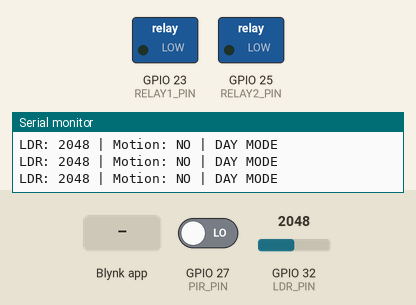
The sketch below on a simulated ESP32. Shown: switched loads named in the sketch (green lamp = pin HIGH), the last lines printed to the serial monitor. Inputs (shaded band) come from the test bench; at power-on: GPIO 32 (LDR_PIN) = 2048, GPIO 27 (PIR_PIN) LOW. WiFi joins after 1.5 s; servers stay silent unless stated.

Above: at 3.0 s.
3.1 s: GPIO 32 (LDR_PIN) set to 2755
4.6 s: GPIO 32 (LDR_PIN) set to 2851
At 5.6 s:
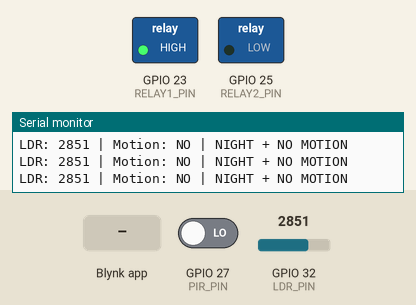
6.1 s: GPIO 27 (PIR_PIN) driven HIGH
At 7.4 s:
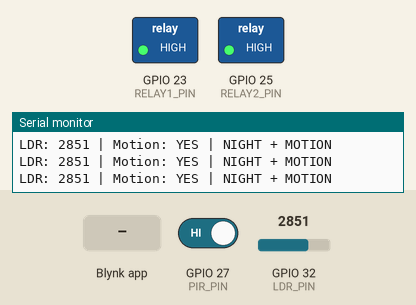
7.7 s: Blynk app writes 1 to V5
At 9.0 s:
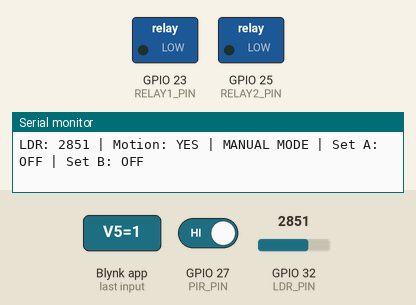
9.3 s: Blynk app writes 1 to V7
At 10.0 s:
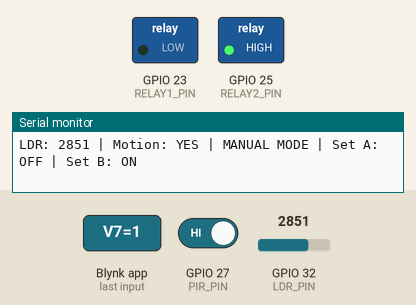
10.9 s: Blynk app writes 0 to V7
At 11.6 s:
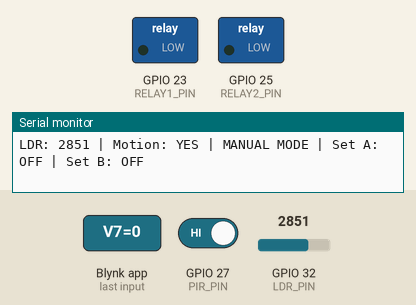
Timing chart, 0 to 13.4 s (numbered marks = the images above; inputs shaded):
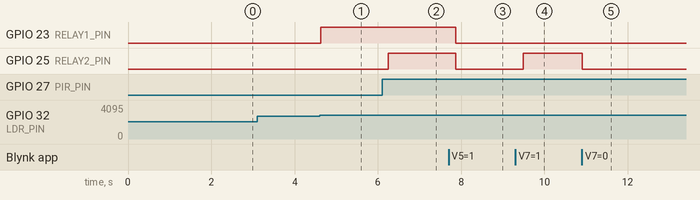

Measured:
- the behaviour switches between 2800 and 2801 on GPIO 32 (LDR_PIN) (found by bisection; images 0 and 1)
- after the input at 4.6 s, GPIO 23 (RELAY1_PIN): LOW → HIGH at once
- after the input at 6.1 s, GPIO 25 (RELAY2_PIN): LOW → HIGH after 0.15 s
- after the input at 7.7 s, GPIO 23 (RELAY1_PIN), GPIO 25 (RELAY2_PIN): HIGH → LOW after 0.17 s
- after the input at 9.3 s, GPIO 25 (RELAY2_PIN): LOW → HIGH after 0.19 s
- after the input at 10.9 s, GPIO 25 (RELAY2_PIN): HIGH → LOW at once

The sketch:

smart_street_light.ino
```cpp
// ============================================================
// Smart Street Lighting System — with Blynk Integration
// ============================================================

#define BLYNK_TEMPLATE_ID   "Your_Template_ID"       // Get from Blynk console
#define BLYNK_TEMPLATE_NAME "Your_Template_Name"      // Get from Blynk console
#define BLYNK_AUTH_TOKEN    "Your_Auth_Token"         // Get from Blynk device settings

#include <WiFi.h>
#include <BlynkSimpleEsp32.h>

char ssid[] = "Your_WiFi_Name";       // Replace with your WiFi name
char pass[] = "Your_WiFi_Password";   // Replace with your WiFi password

#define LDR_PIN       32
#define PIR_PIN       27

#define RELAY1_PIN    23
#define RELAY2_PIN    25

#define LDR_THRESHOLD     2800
#define HOLD_TIME         1000   // 1 second

#define RELAY_ON          HIGH
#define RELAY_OFF         LOW

unsigned long lastMotionTime = 0;
bool motionDetectedBefore = false;

bool manualMode = false;     // V5: false = Automatic, true = Manual
bool manualLedA = false;     // V6: manual control LED Set A
bool manualLedB = false;     // V7: manual control LED Set B

BlynkTimer timer;

// ---------- Blynk Write Handlers ----------

BLYNK_WRITE(V5)
{
  manualMode = param.asInt();   // 0 = Automatic, 1 = Manual
  Serial.println(manualMode ? "Switched to MANUAL mode" : "Switched to AUTOMATIC mode");
}

BLYNK_WRITE(V6)
{
  manualLedA = param.asInt();
  Serial.print("V6 received: ");
  Serial.println(manualLedA);
}

BLYNK_WRITE(V7)
{
  manualLedB = param.asInt();
  Serial.print("V7 received: ");
  Serial.println(manualLedB);
}

void setup()
{
  Serial.begin(115200);

  pinMode(LDR_PIN, INPUT);
  pinMode(PIR_PIN, INPUT);

  pinMode(RELAY1_PIN, OUTPUT);
  pinMode(RELAY2_PIN, OUTPUT);

  digitalWrite(RELAY1_PIN, RELAY_OFF);
  digitalWrite(RELAY2_PIN, RELAY_OFF);

  Blynk.begin(BLYNK_AUTH_TOKEN, ssid, pass);

  Serial.println("Smart Street Lighting Started");
}

void loop()
{
  Blynk.run();
  timer.run();

  int ldrValue = analogRead(LDR_PIN);
  bool motion = digitalRead(PIR_PIN);

  bool isNight = (ldrValue > LDR_THRESHOLD);

  Serial.print("LDR: ");
  Serial.print(ldrValue);

  Serial.print(" | Motion: ");
  Serial.print(motion ? "YES" : "NO");

  // Send motion status to Blynk (V1)
  Blynk.virtualWrite(V1, motion ? "Motion" : "No Motion");
  Blynk.virtualWrite(V0, isNight ? "Night" : "Day");

  // ================= MANUAL MODE =================
  if (manualMode)
  {
    digitalWrite(RELAY1_PIN, manualLedA ? RELAY_ON : RELAY_OFF);
    digitalWrite(RELAY2_PIN, manualLedB ? RELAY_ON : RELAY_OFF);

    Blynk.virtualWrite(V3, manualLedA ? 1 : 0);
    Blynk.virtualWrite(V4, manualLedB ? 1 : 0);

    int brightness = 0;
    if (manualLedA && manualLedB) brightness = 100;
    else if (manualLedA || manualLedB) brightness = 50;
    Blynk.virtualWrite(V2, brightness);

    Serial.print(" | MANUAL MODE | Set A: ");
    Serial.print(manualLedA ? "ON" : "OFF");
    Serial.print(" | Set B: ");
    Serial.println(manualLedB ? "ON" : "OFF");

    delay(200);
    return;
  }

  // ================= AUTOMATIC MODE =================

  // ================= DAY MODE =================
  if (!isNight)
  {
    digitalWrite(RELAY1_PIN, RELAY_OFF);
    digitalWrite(RELAY2_PIN, RELAY_OFF);

    motionDetectedBefore = false;

    Serial.println(" | DAY MODE");

    // Blynk updates
    Blynk.virtualWrite(V2, 0);     // Brightness 0%
    Blynk.virtualWrite(V3, 0);     // LED Set A OFF
    Blynk.virtualWrite(V4, 0);     // LED Set B OFF

    delay(200);
    return;
  }

  // ================= NIGHT MODE =================

  // Relay1 always ON at night
  digitalWrite(RELAY1_PIN, RELAY_ON);
  Blynk.virtualWrite(V3, 1);   // LED Set A ON

  if (motion)
  {
    lastMotionTime = millis();
    motionDetectedBefore = true;

    digitalWrite(RELAY2_PIN, RELAY_ON);
    Blynk.virtualWrite(V4, 1);      // LED Set B ON
    Blynk.virtualWrite(V2, 100);    // Brightness 100%

    Serial.println(" | NIGHT + MOTION");
  }
  else
  {
    if (motionDetectedBefore &&
        (millis() - lastMotionTime < HOLD_TIME))
    {
      digitalWrite(RELAY2_PIN, RELAY_ON);
      Blynk.virtualWrite(V4, 1);
      Blynk.virtualWrite(V2, 100);

      Serial.println(" | HOLD TIMER ACTIVE");
    }
    else
    {
      digitalWrite(RELAY2_PIN, RELAY_OFF);
      Blynk.virtualWrite(V4, 0);
      Blynk.virtualWrite(V2, 50);     // Brightness 50% (Set A only)

      Serial.println(" | NIGHT + NO MOTION");
    }
  }

  delay(200);
}
```
